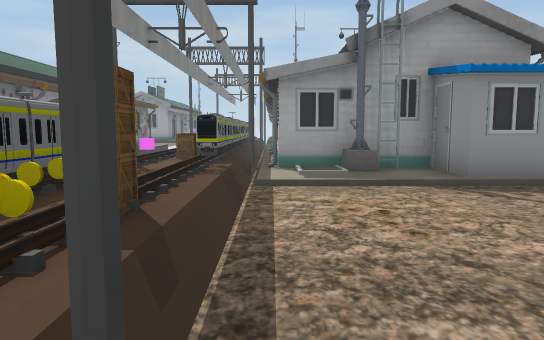
view 1 (above)

17 first-person views from a walk through a Unity game level. The camera is 1.4 m above the floor, tilts 6° down and sees 70° across. The floor is counted in squares, 2 m on a side. Each view is taken from the middle of a square. On the plan, view 1 faces up. The plan holds only what a view shows up to about 11 squares ahead; the rest is blank. The place goes on beyond the plan. The player is left out. Some surface patterns are stand-ins.

view 2
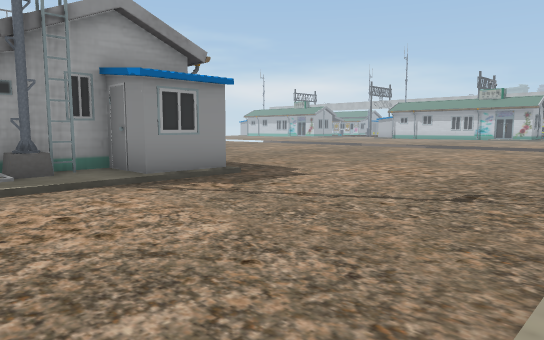

view 3
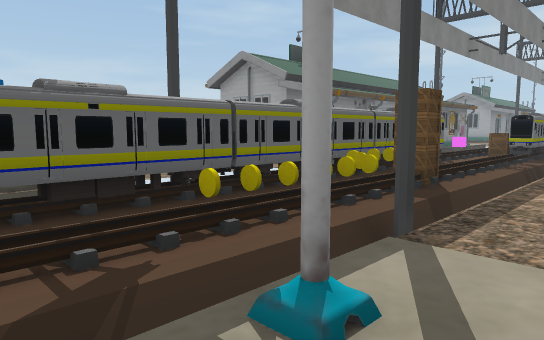

view 4
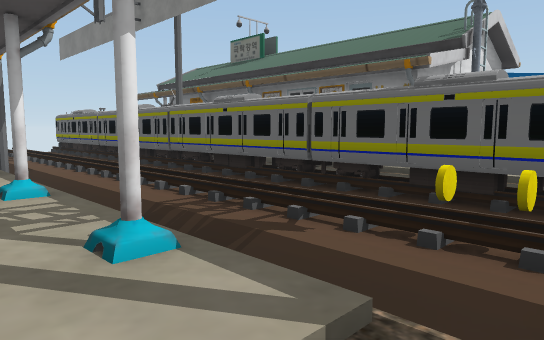

view 5
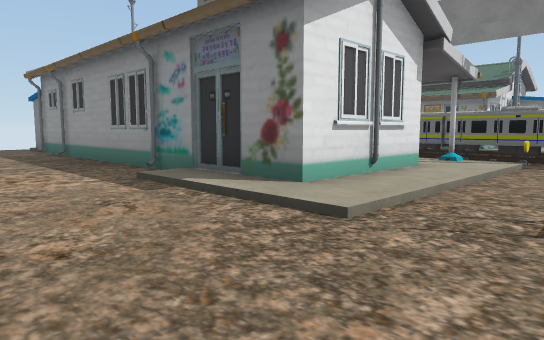

view 6
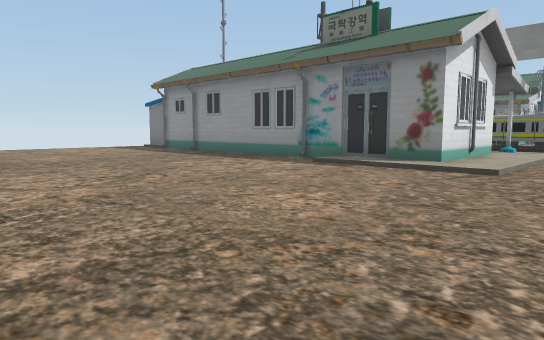

view 7
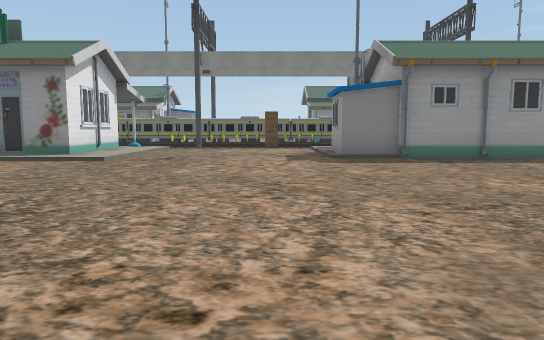

view 8
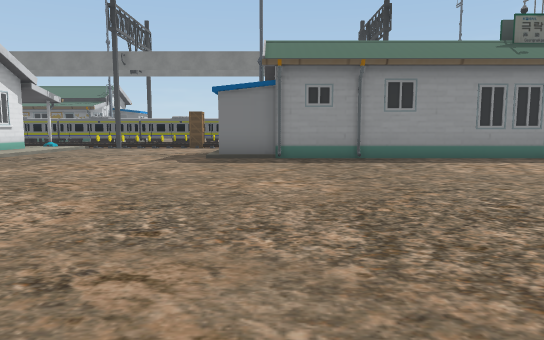

view 9
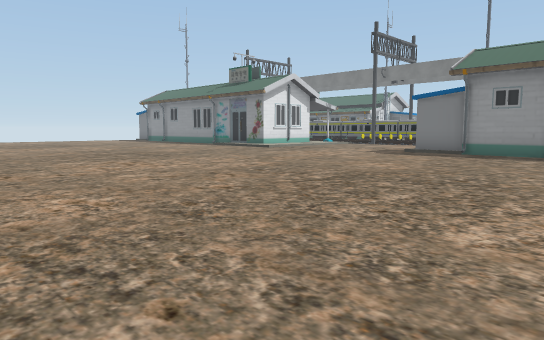

view 10
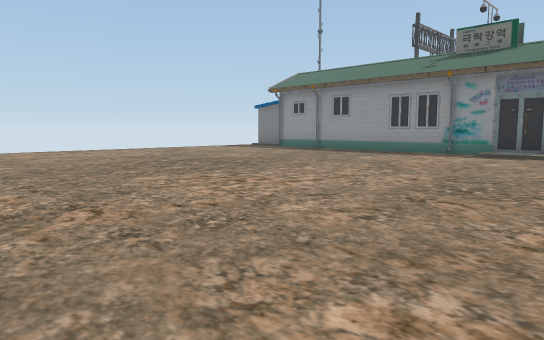

view 11
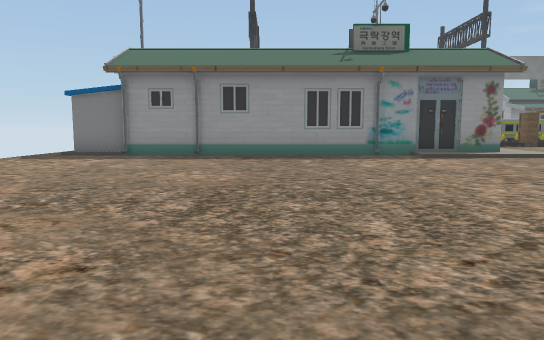

view 12
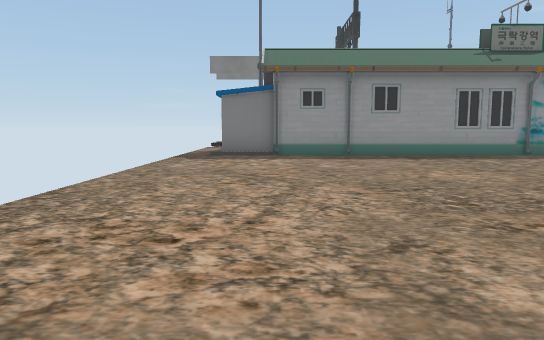

view 13
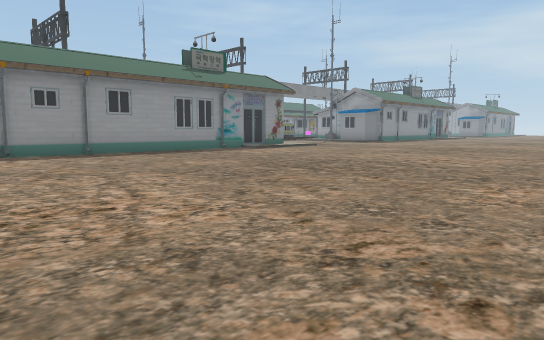

view 14
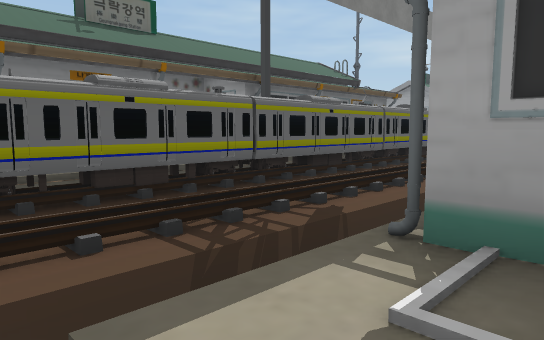

view 15
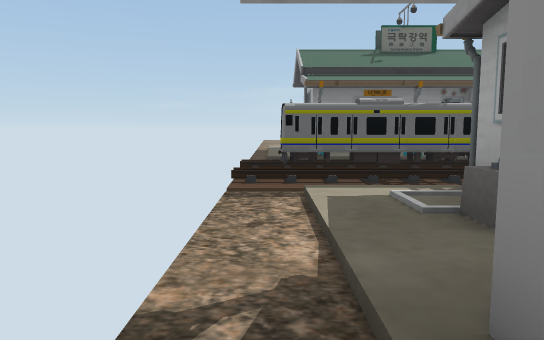

view 16
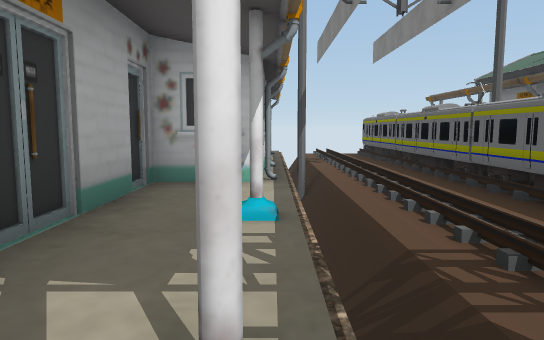

view 17
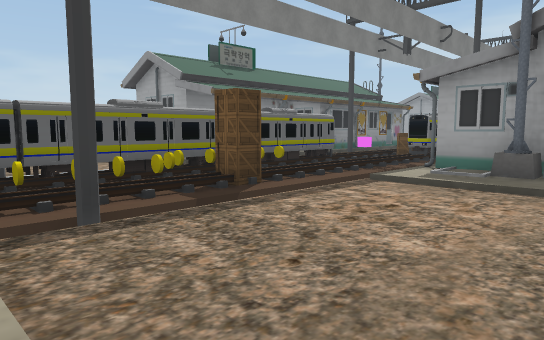

### Floor plan
Key: @ floor where view 1 was taken; # wall or solid block; . main floor; : floor 0.25 m higher than the main floor; / step, stairs or slope; v drop or lower ground; O other object.
Columns run from 3 left of view 1 to 16 right of it. Each row starts with its distance up from view 1.
 11  ##    #.....   ....
 10  #v    #............
  9 #.v#   #............
  8 #:v#   #............
  7 #.v#####...........
  6 #Ov/::##...........
  5 #Ov................
  4 #Ov................
  3 #Ov................
  2 #Ov...............
  1 #Ov...............
  0 #Ov@:::::...........
 -1 #.v#:###:...........
 -2 #.v::###:...........
 -3 #.v#:###:...........
 -4 #.v::###/..........
 -5 #.v:####...........
 -6 #.v##  #...........
 -7 #:v#   #...........
 -8 #.v    #...........
 -9 #.v    #...........
-10 #.v    #............
-11 #:v#####............
-12 #.v/::##............
-13 #.v.................

Where each view was taken, in squares from view 1:
view 1: 0 up, 0 right, facing up
view 2: 0 up, 0 right, facing up-right
view 3: 2 down, 1 right, facing up-left
view 4: 1 up, 1 right, facing down-left
view 5: 2 up, 8 right, facing down-left
view 6: 2 up, 12 right, facing down-left
view 7: 4 up, 14 right, facing left
view 8: 7 up, 14 right, facing left
view 9: 11 up, 16 right, facing down-left
view 10: 0 up, 16 right, facing down-left
view 11: 7 down, 15 right, facing left
view 12: 11 down, 15 right, facing left
view 13: 13 down, 16 right, facing up-left
view 14: 13 down, 1 right, facing up-left
view 15: 13 down, 4 right, facing left
view 16: 0 up, 0 right, facing down
view 17: 0 up, 3 right, facing up-left
